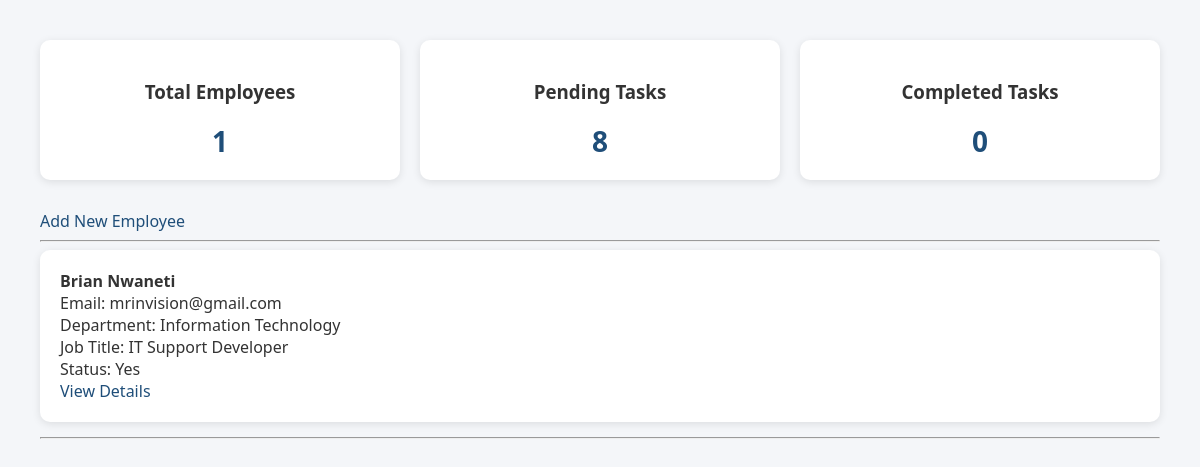
The page / on the database its author committed.
### tables this page shows
CREATE TABLE employees (
        id INTEGER PRIMARY KEY AUTOINCREMENT,
        first_name TEXT,
        last_name TEXT,
        email TEXT,
        department TEXT,
        job_title TEXT,
        manager TEXT,
        start_date TEXT,
        laptop_needed TEXT,
        status TEXT,
        created_at TEXT
    );

### app.py (the view)
@app.route("/")
def index():
    conn = get_db()
    cursor = conn.cursor()
    cursor.execute("SELECT * FROM employees ORDER BY id DESC")
    employees = cursor.fetchall()
    cursor.execute("SELECT COUNT(*) FROM employees")
    total_employees = cursor.fetchone()[0]
    cursor.execute("SELECT COUNT(*) FROM tasks WHERE status = 'Pending'")
    pending_tasks = cursor.fetchone()[0]
    cursor.execute("SELECT COUNT(*) FROM tasks WHERE status = 'Completed'")
    completed_tasks = cursor.fetchone()[0]
    conn.close()
    return render_template(
        "index.html",
        employees=employees,
        total_employees=total_employees,
        pending_tasks=pending_tasks,
        completed_tasks=completed_tasks
    )

### app.py (called while the page is built)
def get_db():
    return sqlite3.connect("onboarding.db")

### templates/index.html (shortened to what this page needs)
<!DOCTYPE html>
<html>
<head>
    <link rel="stylesheet" href="{{ url_for('static', filename='style.css') }}">
</head>
<body>
    <div class="stats-container">
    <div class="stat-card">
        <h3>Total Employees</h3>
        <div class="stat-number">
            {{ total_employees }}
        </div>
    </div>
    <div class="stat-card">
        <h3>Pending Tasks</h3>
        <div class="stat-number">
            {{ pending_tasks }}
        </div>
    </div>
    <div class="stat-card">
        <h3>Completed Tasks</h3>
        <div class="stat-number">
            {{ completed_tasks }}
        </div>
    </div>
</div>
    <a href="/new">Add New Employee</a>
    <hr>
    {% for employee in employees %}
        <div class="card">
            <strong>{{ employee[1] }} {{ employee[2] }}</strong><br>
            Email: {{ employee[3] }}<br>
            Department: {{ employee[4] }}<br>
            Job Title: {{ employee[5] }}<br>
            Status: {{ employee[8] }}<br>
            <a href="/employee/{{ employee[0] }}">View Details</a>
        </div>
        <hr>
    {% endfor %}
</body>
</html>

### static/style.css (style rules this page uses)
body { font-family: Segoe UI, Arial, sans-serif; background-color: #f4f6f9; margin: 40px; color: #333; }
.card { background: white; padding: 20px; margin-bottom: 15px; border-radius: 10px; box-shadow: 0px 2px 8px rgba(0,0,0,0.1); }
.stats-container { display: flex; gap: 20px; margin-bottom: 30px; }
.stat-card { background: white; padding: 20px; flex: 1; text-align: center; border-radius: 10px; box-shadow: 0px 2px 8px rgba(0,0,0,0.1); }
.stat-number { font-size: 28px; font-weight: bold; color: #1f4e79; }
a { color: #1f4e79; text-decoration: none; }

### rows shown on the page
employees: first_name "Brian", last_name "Nwaneti", email "mrinvision@gmail.com", department "Information Technology", job_title "IT Support Developer", laptop_needed "Yes"

### other values the page prints
{{ total_employees }} "1"
{{ pending_tasks }} "8"
{{ completed_tasks }} "0"
